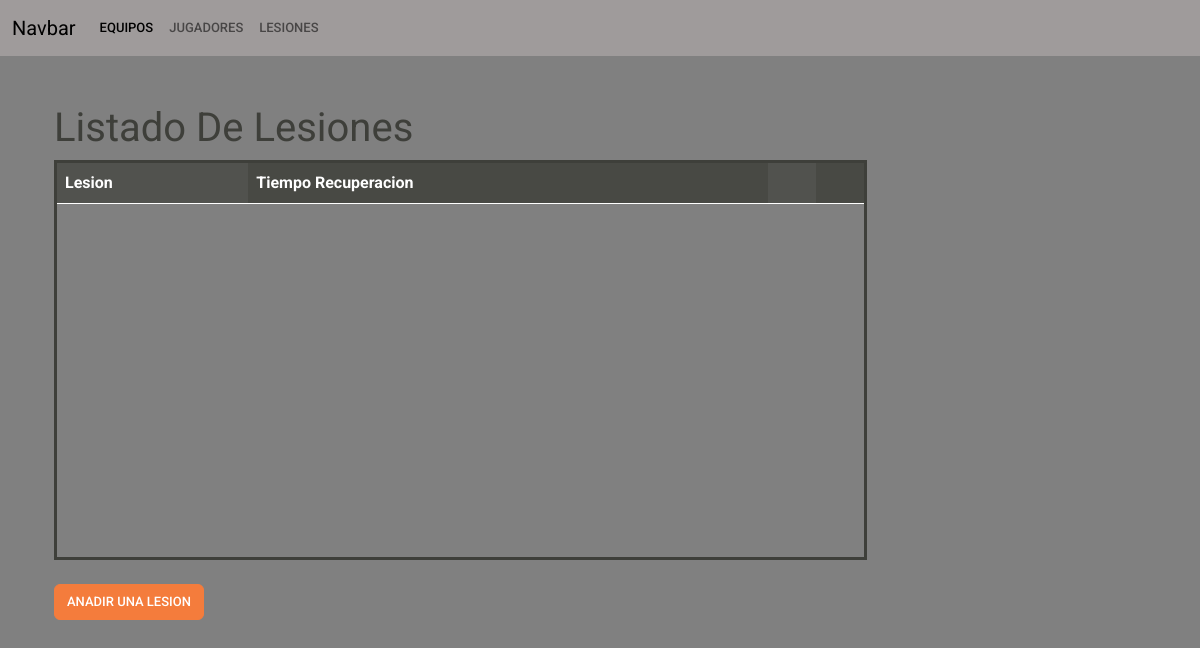
The page /lesion on the database as committed earlier.
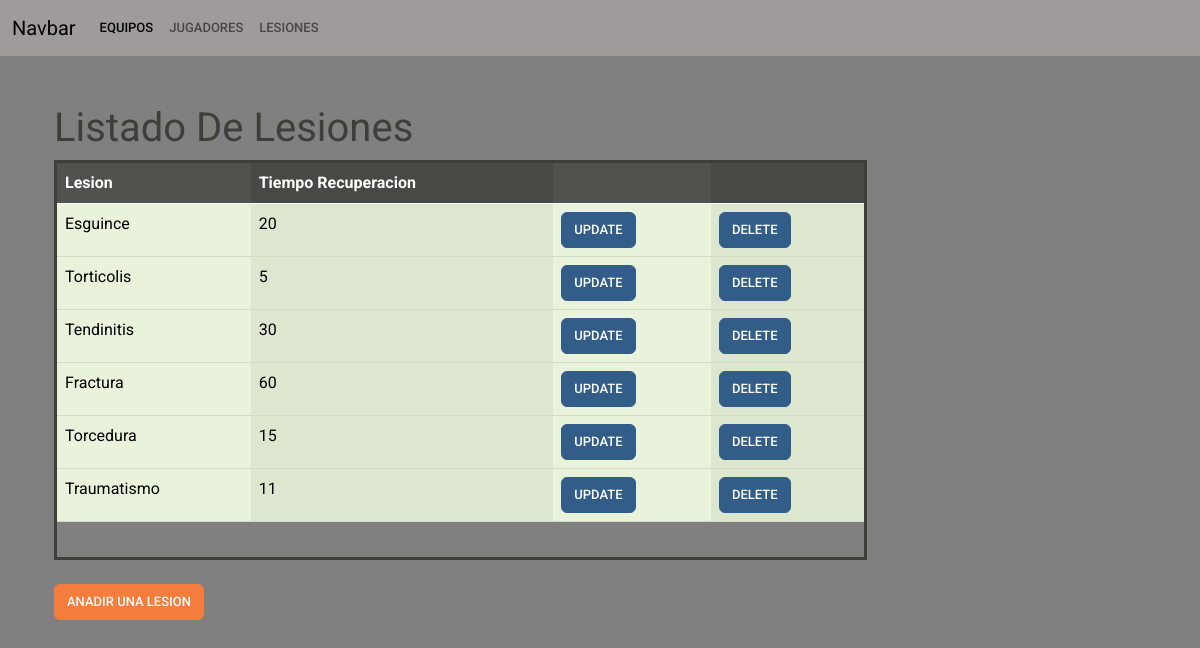
The same page on the database as committed later.
### myapp/models.py (models this page shows, shortened)
    class Lesio(db.Model):
        __tablename__ = "Lesion"  # Nombre de la tabla que se crea
        id = db.Column("id", db.Integer, Sequence(
            'id_seq'),  primary_key=True)
        Lesion = db.Column(db.String(30))
        TiempoRecuperacion = db.Column(db.Integer)

### myapp/views.py (the view)
    @app.route("/lesion", methods=["GET", "POST"])
    def lesion():
        list_lesion = db_access["list_lesion"]
        lesiones = list_lesion()
        return render_template("lesion.html", lesiones=lesiones)

### myapp/templates/lesion.html (shortened to what this page needs)
<!DOCTYPE html>
<html lang="en">
<head>
  <link href="https://cdn.jsdelivr.net/npm/bootstrap@5.0.1/dist/css/bootstrap.min.css" rel="stylesheet">
  {% include "menu.html" %}
</head>
<body style="overflow-y:hidden; background-color: grey;">
  <div class="container">
    <div class="row mt-5 mx-auto justify-content-center">
      <div>
        {% extends 'base.html' %} {% block content %}
        <H1>Listado De Lesiones</H1>
        <div class="row">
          <div class="col-9">
            <div style=" overflow:auto;  height: 50vh; border-style: solid;">
              <table class="table table-success table-striped-columns">
                <thead class="table-dark">
                  <tr class="table-active">
                    <th>Lesion</th>
                    <th>Tiempo Recuperacion</th>
                    <th></th>
                    <th></th>
                  </tr>
                </thead>
                <tbody>
                  {% for lesion in lesiones %}
                  <tr>
                    <td> {{ lesion.Lesion }} </td>
                    <td> {{ lesion.TiempoRecuperacion }} </td>
                    <td> <a class="btn btn-primary" href="/update_lesion/{{lesion.id}}">Update</a></td>
                    <td> <a class="btn btn-primary" href="/delete_lesion/{{lesion.id}}">Delete</a></td>
                  </tr>
                  {% endfor %}
                </tbody>
              </table>
            </div>
          </div>
          <br>
        </div>
        <br>
        <a href="/create_lesion" class="btn btn-warning">ANADIR UNA LESION</a>
        {% endblock %}

### myapp/templates/menu.html (shortened to what this page needs)
<nav style="background-color:  #9f9b9b ;" class="navbar navbar-expand-lg bg-body-tertiary">
    <div class="container-fluid">
      <a class="navbar-brand" href="/">Navbar</a>
      <div class="collapse navbar-collapse" id="navbarSupportedContent">
        <ul class="navbar-nav me-auto mb-2 mb-lg-0">
          <li class="nav-item">
            <a class="nav-link active" aria-current="page" href="/">Equipos</a>
          </li>
          <li class="nav-item">
            <a class="nav-link" href="/jugador">Jugadores</a>
          </li>
          <li class="nav-item">
            <a class="nav-link" href="/lesion">Lesiones</a>
          </li>
      </div>
    </div>
  </nav>

### myapp/templates/base.html (shortened to what this page needs)
<!DOCTYPE html>
<html lang="en">
  <head>
    <link
      rel="stylesheet"
      href="{{ url_for('static', filename='bootstrap.min(7).css') }}"
    />
  </head>
  <body >
    <main>{% block content %} {% endblock %}</main>
  </body>
</html>

Rows that differ between the two databases and show on the page:
added Lesio: Lesion "Esguince", TiempoRecuperacion "20"
added Lesio: Lesion "Torticolis", TiempoRecuperacion "5"
added Lesio: Lesion "Tendinitis", TiempoRecuperacion "30"
added Lesio: Lesion "Fractura", TiempoRecuperacion "60"
added Lesio: Lesion "Torcedura", TiempoRecuperacion "15"
added Lesio: Lesion "Traumatismo", TiempoRecuperacion "11"
